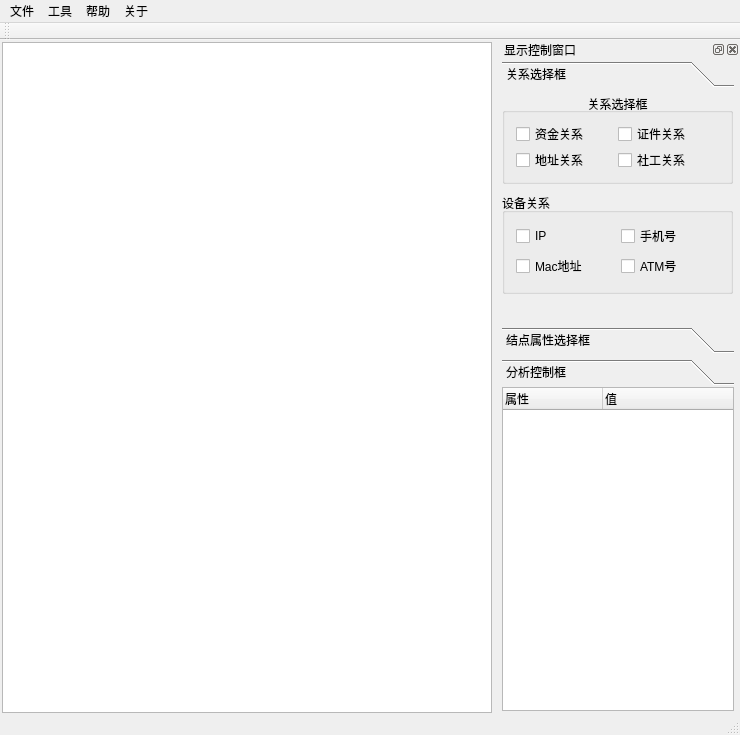
<?xml version="1.0" encoding="UTF-8"?>
<ui version="4.0">
 <class>MainWindow</class>
 <widget class="QMainWindow" name="MainWindow">
  <property name="geometry">
   <rect>
    <x>0</x>
    <y>0</y>
    <width>740</width>
    <height>735</height>
   </rect>
  </property>
  <property name="sizePolicy">
   <sizepolicy hsizetype="Expanding" vsizetype="Expanding">
    <horstretch>0</horstretch>
    <verstretch>0</verstretch>
   </sizepolicy>
  </property>
  <property name="focusPolicy">
   <enum>Qt::WheelFocus</enum>
  </property>
  <property name="windowTitle">
   <string>MainWindow</string>
  </property>
  <property name="windowIcon">
   <iconset resource="res/resources.qrc">
    <normaloff>:/res/appIcon.ico</normaloff>:/res/appIcon.ico</iconset>
  </property>
  <property name="layoutDirection">
   <enum>Qt::LeftToRight</enum>
  </property>
  <widget class="QWidget" name="centralWidget">
   <property name="sizePolicy">
    <sizepolicy hsizetype="Expanding" vsizetype="Expanding">
     <horstretch>100</horstretch>
     <verstretch>100</verstretch>
    </sizepolicy>
   </property>
   <property name="styleSheet">
    <string notr="true">gridline-color: rgb(0, 0, 0);</string>
   </property>
   <layout class="QVBoxLayout" name="verticalLayout">
    <property name="leftMargin">
     <number>2</number>
    </property>
    <property name="topMargin">
     <number>2</number>
    </property>
    <property name="rightMargin">
     <number>2</number>
    </property>
    <property name="bottomMargin">
     <number>0</number>
    </property>
    <item>
     <widget class="CCBView" name="view">
      <property name="palette">
       <palette>
        <active/>
        <inactive/>
        <disabled/>
       </palette>
      </property>
      <property name="autoFillBackground">
       <bool>true</bool>
      </property>
      <property name="lineWidth">
       <number>1</number>
      </property>
      <property name="verticalScrollBarPolicy">
       <enum>Qt::ScrollBarAsNeeded</enum>
      </property>
      <property name="horizontalScrollBarPolicy">
       <enum>Qt::ScrollBarAsNeeded</enum>
      </property>
      <property name="alignment">
       <set>Qt::AlignCenter</set>
      </property>
      <property name="dragMode">
       <enum>QGraphicsView::NoDrag</enum>
      </property>
      <property name="cacheMode">
       <set>QGraphicsView::CacheBackground</set>
      </property>
      <property name="resizeAnchor">
       <enum>QGraphicsView::AnchorUnderMouse</enum>
      </property>
     </widget>
    </item>
   </layout>
  </widget>
  <widget class="QMenuBar" name="menuBar">
   <property name="geometry">
    <rect>
     <x>0</x>
     <y>0</y>
     <width>740</width>
     <height>23</height>
    </rect>
   </property>
   <widget class="QMenu" name="fileMenu">
    <property name="title">
     <string>文件</string>
    </property>
    <addaction name="openAct"/>
    <addaction name="saveAsAct"/>
    <addaction name="saveAct"/>
   </widget>
   <widget class="QMenu" name="toolMenu">
    <property name="title">
     <string>工具</string>
    </property>
    <addaction name="findAct"/>
    <addaction name="YCAct"/>
    <addaction name="delAct"/>
    <addaction name="separator"/>
    <addaction name="palletAct"/>
    <addaction name="mergeAct"/>
    <addaction name="separator"/>
   </widget>
   <widget class="QMenu" name="helpMenu">
    <property name="title">
     <string>帮助</string>
    </property>
   </widget>
   <widget class="QMenu" name="aboutMenu">
    <property name="title">
     <string>关于</string>
    </property>
   </widget>
   <addaction name="fileMenu"/>
   <addaction name="toolMenu"/>
   <addaction name="helpMenu"/>
   <addaction name="aboutMenu"/>
  </widget>
  <widget class="QToolBar" name="mainToolBar">
   <attribute name="toolBarArea">
    <enum>TopToolBarArea</enum>
   </attribute>
   <attribute name="toolBarBreak">
    <bool>false</bool>
   </attribute>
  </widget>
  <widget class="QStatusBar" name="statusBar"/>
  <widget class="QDockWidget" name="attributeDock">
   <property name="sizePolicy">
    <sizepolicy hsizetype="Expanding" vsizetype="Expanding">
     <horstretch>0</horstretch>
     <verstretch>0</verstretch>
    </sizepolicy>
   </property>
   <property name="minimumSize">
    <size>
     <width>240</width>
     <height>666</height>
    </size>
   </property>
   <property name="maximumSize">
    <size>
     <width>240</width>
     <height>524287</height>
    </size>
   </property>
   <property name="toolTip">
    <string>&lt;html&gt;&lt;head/&gt;&lt;body&gt;&lt;p&gt;属性栏窗口&lt;/p&gt;&lt;/body&gt;&lt;/html&gt;</string>
   </property>
   <property name="layoutDirection">
    <enum>Qt::LeftToRight</enum>
   </property>
   <property name="autoFillBackground">
    <bool>true</bool>
   </property>
   <property name="floating">
    <bool>false</bool>
   </property>
   <property name="windowTitle">
    <string>显示控制窗口</string>
   </property>
   <attribute name="dockWidgetArea">
    <number>2</number>
   </attribute>
   <widget class="QWidget" name="mainDock">
    <property name="sizePolicy">
     <sizepolicy hsizetype="Expanding" vsizetype="Expanding">
      <horstretch>0</horstretch>
      <verstretch>0</verstretch>
     </sizepolicy>
    </property>
    <property name="layoutDirection">
     <enum>Qt::LeftToRight</enum>
    </property>
    <layout class="QGridLayout" name="gridLayout_4">
     <property name="leftMargin">
      <number>2</number>
     </property>
     <property name="topMargin">
      <number>2</number>
     </property>
     <property name="rightMargin">
      <number>6</number>
     </property>
     <property name="bottomMargin">
      <number>2</number>
     </property>
     <property name="spacing">
      <number>2</number>
     </property>
     <item row="2" column="0">
      <widget class="QTreeWidget" name="treeWidget">
       <property name="minimumSize">
        <size>
         <width>0</width>
         <height>150</height>
        </size>
       </property>
       <property name="columnCount">
        <number>2</number>
       </property>
       <column>
        <property name="text">
         <string>属性</string>
        </property>
       </column>
       <column>
        <property name="text">
         <string>值</string>
        </property>
       </column>
      </widget>
     </item>
     <item row="1" column="0">
      <widget class="QToolBox" name="toolBox">
       <property name="styleSheet">
        <string notr="true"/>
       </property>
       <property name="frameShape">
        <enum>QFrame::NoFrame</enum>
       </property>
       <property name="currentIndex">
        <number>0</number>
       </property>
       <widget class="QWidget" name="page_1">
        <property name="geometry">
         <rect>
          <x>0</x>
          <y>0</y>
          <width>232</width>
          <height>247</height>
         </rect>
        </property>
        <property name="styleSheet">
         <string notr="true"/>
        </property>
        <attribute name="label">
         <string>关系选择框</string>
        </attribute>
        <widget class="QGroupBox" name="relationBox">
         <property name="enabled">
          <bool>true</bool>
         </property>
         <property name="geometry">
          <rect>
           <x>0</x>
           <y>0</y>
           <width>231</width>
           <height>91</height>
          </rect>
         </property>
         <property name="sizePolicy">
          <sizepolicy hsizetype="Expanding" vsizetype="Expanding">
           <horstretch>0</horstretch>
           <verstretch>0</verstretch>
          </sizepolicy>
         </property>
         <property name="minimumSize">
          <size>
           <width>210</width>
           <height>0</height>
          </size>
         </property>
         <property name="title">
          <string>关系选择框</string>
         </property>
         <property name="alignment">
          <set>Qt::AlignCenter</set>
         </property>
         <layout class="QGridLayout" name="gridLayout">
          <item row="0" column="0">
           <widget class="QCheckBox" name="moneyRelationBox">
            <property name="minimumSize">
             <size>
              <width>103</width>
              <height>0</height>
             </size>
            </property>
            <property name="text">
             <string>资金关系</string>
            </property>
            <property name="checked">
             <bool>false</bool>
            </property>
            <attribute name="buttonGroup">
             <string notr="true">attrButtonGroup</string>
            </attribute>
           </widget>
          </item>
          <item row="0" column="1" colspan="2">
           <widget class="QCheckBox" name="idRelationBox">
            <property name="minimumSize">
             <size>
              <width>103</width>
              <height>0</height>
             </size>
            </property>
            <property name="text">
             <string>证件关系</string>
            </property>
            <property name="checked">
             <bool>false</bool>
            </property>
            <attribute name="buttonGroup">
             <string notr="true">attrButtonGroup</string>
            </attribute>
           </widget>
          </item>
          <item row="1" column="1">
           <widget class="QCheckBox" name="societyRealtionBox">
            <property name="minimumSize">
             <size>
              <width>103</width>
              <height>0</height>
             </size>
            </property>
            <property name="text">
             <string>社工关系</string>
            </property>
            <property name="checked">
             <bool>false</bool>
            </property>
            <attribute name="buttonGroup">
             <string notr="true">attrButtonGroup</string>
            </attribute>
           </widget>
          </item>
          <item row="1" column="0">
           <widget class="QCheckBox" name="addrBox">
            <property name="text">
             <string>地址关系</string>
            </property>
            <property name="checked">
             <bool>false</bool>
            </property>
            <attribute name="buttonGroup">
             <string notr="true">attrButtonGroup</string>
            </attribute>
           </widget>
          </item>
         </layout>
        </widget>
        <widget class="QGroupBox" name="devGroupBox">
         <property name="geometry">
          <rect>
           <x>0</x>
           <y>100</y>
           <width>231</width>
           <height>101</height>
          </rect>
         </property>
         <property name="title">
          <string>设备关系</string>
         </property>
         <property name="checkable">
          <bool>false</bool>
         </property>
         <layout class="QGridLayout" name="gridLayout_5">
          <item row="0" column="0">
           <widget class="QCheckBox" name="IPBox">
            <property name="text">
             <string>IP</string>
            </property>
            <property name="checked">
             <bool>false</bool>
            </property>
           </widget>
          </item>
          <item row="0" column="1">
           <widget class="QCheckBox" name="phoneBox">
            <property name="text">
             <string>手机号</string>
            </property>
            <property name="checked">
             <bool>false</bool>
            </property>
           </widget>
          </item>
          <item row="1" column="0">
           <widget class="QCheckBox" name="MacBox">
            <property name="text">
             <string>Mac地址</string>
            </property>
            <property name="checked">
             <bool>false</bool>
            </property>
           </widget>
          </item>
          <item row="1" column="1">
           <widget class="QCheckBox" name="ATMBox">
            <property name="text">
             <string>ATM号</string>
            </property>
            <property name="checked">
             <bool>false</bool>
            </property>
           </widget>
          </item>
         </layout>
        </widget>
       </widget>
       <widget class="QWidget" name="page_2">
        <property name="geometry">
         <rect>
          <x>0</x>
          <y>0</y>
          <width>232</width>
          <height>247</height>
         </rect>
        </property>
        <attribute name="label">
         <string>结点属性选择框</string>
        </attribute>
        <widget class="QGroupBox" name="attrBox">
         <property name="geometry">
          <rect>
           <x>0</x>
           <y>0</y>
           <width>232</width>
           <height>211</height>
          </rect>
         </property>
         <property name="sizePolicy">
          <sizepolicy hsizetype="Expanding" vsizetype="Expanding">
           <horstretch>0</horstretch>
           <verstretch>0</verstretch>
          </sizepolicy>
         </property>
         <property name="minimumSize">
          <size>
           <width>210</width>
           <height>0</height>
          </size>
         </property>
         <property name="title">
          <string>节点属性选择框</string>
         </property>
         <property name="alignment">
          <set>Qt::AlignCenter</set>
         </property>
         <property name="checkable">
          <bool>false</bool>
         </property>
         <property name="checked">
          <bool>false</bool>
         </property>
         <widget class="QCheckBox" name="hideLineBox">
          <property name="geometry">
           <rect>
            <x>10</x>
            <y>30</y>
            <width>103</width>
            <height>16</height>
           </rect>
          </property>
          <property name="minimumSize">
           <size>
            <width>103</width>
            <height>16</height>
           </size>
          </property>
          <property name="maximumSize">
           <size>
            <width>105</width>
            <height>16</height>
           </size>
          </property>
          <property name="baseSize">
           <size>
            <width>-31072</width>
            <height>0</height>
           </size>
          </property>
          <property name="text">
           <string>隐藏路径</string>
          </property>
          <attribute name="buttonGroup">
           <string notr="true">attrButtonGroup</string>
          </attribute>
         </widget>
         <widget class="QCheckBox" name="topLevelColorBox">
          <property name="geometry">
           <rect>
            <x>119</x>
            <y>30</y>
            <width>103</width>
            <height>16</height>
           </rect>
          </property>
          <property name="minimumSize">
           <size>
            <width>103</width>
            <height>16</height>
           </size>
          </property>
          <property name="maximumSize">
           <size>
            <width>105</width>
            <height>16</height>
           </size>
          </property>
          <property name="text">
           <string>首层着色</string>
          </property>
          <attribute name="buttonGroup">
           <string notr="true">attrButtonGroup</string>
          </attribute>
         </widget>
         <widget class="QCheckBox" name="nameBox">
          <property name="geometry">
           <rect>
            <x>10</x>
            <y>60</y>
            <width>103</width>
            <height>16</height>
           </rect>
          </property>
          <property name="minimumSize">
           <size>
            <width>103</width>
            <height>16</height>
           </size>
          </property>
          <property name="maximumSize">
           <size>
            <width>105</width>
            <height>16</height>
           </size>
          </property>
          <property name="accessibleName">
           <string>name</string>
          </property>
          <property name="text">
           <string>姓名</string>
          </property>
          <attribute name="buttonGroup">
           <string notr="true">attrButtonGroup</string>
          </attribute>
         </widget>
         <widget class="QCheckBox" name="idBox">
          <property name="geometry">
           <rect>
            <x>119</x>
            <y>60</y>
            <width>103</width>
            <height>16</height>
           </rect>
          </property>
          <property name="minimumSize">
           <size>
            <width>103</width>
            <height>16</height>
           </size>
          </property>
          <property name="maximumSize">
           <size>
            <width>105</width>
            <height>16</height>
           </size>
          </property>
          <property name="text">
           <string>证件号</string>
          </property>
          <property name="checkable">
           <bool>true</bool>
          </property>
          <property name="autoRepeat">
           <bool>true</bool>
          </property>
          <attribute name="buttonGroup">
           <string notr="true">attrButtonGroup</string>
          </attribute>
         </widget>
         <widget class="QCheckBox" name="customerNOBox">
          <property name="geometry">
           <rect>
            <x>10</x>
            <y>90</y>
            <width>103</width>
            <height>16</height>
           </rect>
          </property>
          <property name="minimumSize">
           <size>
            <width>103</width>
            <height>16</height>
           </size>
          </property>
          <property name="maximumSize">
           <size>
            <width>105</width>
            <height>16</height>
           </size>
          </property>
          <property name="text">
           <string>客户编号</string>
          </property>
          <attribute name="buttonGroup">
           <string notr="true">attrButtonGroup</string>
          </attribute>
         </widget>
         <widget class="QCheckBox" name="levelBox">
          <property name="geometry">
           <rect>
            <x>119</x>
            <y>90</y>
            <width>103</width>
            <height>16</height>
           </rect>
          </property>
          <property name="minimumSize">
           <size>
            <width>103</width>
            <height>16</height>
           </size>
          </property>
          <property name="maximumSize">
           <size>
            <width>105</width>
            <height>16</height>
           </size>
          </property>
          <property name="text">
           <string>最小层级</string>
          </property>
          <attribute name="buttonGroup">
           <string notr="true">attrButtonGroup</string>
          </attribute>
         </widget>
         <widget class="QCheckBox" name="moblieBox">
          <property name="geometry">
           <rect>
            <x>10</x>
            <y>120</y>
            <width>103</width>
            <height>16</height>
           </rect>
          </property>
          <property name="minimumSize">
           <size>
            <width>103</width>
            <height>16</height>
           </size>
          </property>
          <property name="maximumSize">
           <size>
            <width>105</width>
            <height>16</height>
           </size>
          </property>
          <property name="text">
           <string>手机号</string>
          </property>
          <attribute name="buttonGroup">
           <string notr="true">attrButtonGroup</string>
          </attribute>
         </widget>
         <widget class="QCheckBox" name="linkerNumBox">
          <property name="geometry">
           <rect>
            <x>119</x>
            <y>120</y>
            <width>103</width>
            <height>16</height>
           </rect>
          </property>
          <property name="minimumSize">
           <size>
            <width>103</width>
            <height>16</height>
           </size>
          </property>
          <property name="maximumSize">
           <size>
            <width>105</width>
            <height>16</height>
           </size>
          </property>
          <property name="text">
           <string>邻节点数</string>
          </property>
          <attribute name="buttonGroup">
           <string notr="true">attrButtonGroup</string>
          </attribute>
         </widget>
         <widget class="QCheckBox" name="emailBox">
          <property name="geometry">
           <rect>
            <x>10</x>
            <y>150</y>
            <width>103</width>
            <height>16</height>
           </rect>
          </property>
          <property name="minimumSize">
           <size>
            <width>103</width>
            <height>16</height>
           </size>
          </property>
          <property name="maximumSize">
           <size>
            <width>105</width>
            <height>16</height>
           </size>
          </property>
          <property name="baseSize">
           <size>
            <width>-31072</width>
            <height>0</height>
           </size>
          </property>
          <property name="text">
           <string>电子邮件</string>
          </property>
          <attribute name="buttonGroup">
           <string notr="true">attrButtonGroup</string>
          </attribute>
         </widget>
         <widget class="QCheckBox" name="bankAddrBox">
          <property name="geometry">
           <rect>
            <x>119</x>
            <y>150</y>
            <width>103</width>
            <height>16</height>
           </rect>
          </property>
          <property name="minimumSize">
           <size>
            <width>103</width>
            <height>16</height>
           </size>
          </property>
          <property name="maximumSize">
           <size>
            <width>105</width>
            <height>16</height>
           </size>
          </property>
          <property name="text">
           <string>开户地址</string>
          </property>
          <attribute name="buttonGroup">
           <string notr="true">attrButtonGroup</string>
          </attribute>
         </widget>
         <widget class="QCheckBox" name="cardNoBox">
          <property name="geometry">
           <rect>
            <x>10</x>
            <y>183</y>
            <width>71</width>
            <height>16</height>
           </rect>
          </property>
          <property name="text">
           <string>银行卡号</string>
          </property>
          <attribute name="buttonGroup">
           <string notr="true">attrButtonGroup</string>
          </attribute>
         </widget>
         <widget class="QPushButton" name="exceptBtn">
          <property name="geometry">
           <rect>
            <x>119</x>
            <y>180</y>
            <width>75</width>
            <height>23</height>
           </rect>
          </property>
          <property name="text">
           <string>例外</string>
          </property>
          <property name="checkable">
           <bool>true</bool>
          </property>
          <attribute name="buttonGroup">
           <string notr="true">attrButtonGroup</string>
          </attribute>
         </widget>
        </widget>
       </widget>
       <widget class="QWidget" name="page_3">
        <property name="geometry">
         <rect>
          <x>0</x>
          <y>0</y>
          <width>232</width>
          <height>247</height>
         </rect>
        </property>
        <attribute name="label">
         <string>分析控制框</string>
        </attribute>
        <widget class="QGroupBox" name="ctlBox">
         <property name="geometry">
          <rect>
           <x>10</x>
           <y>0</y>
           <width>221</width>
           <height>161</height>
          </rect>
         </property>
         <property name="sizePolicy">
          <sizepolicy hsizetype="Expanding" vsizetype="Expanding">
           <horstretch>0</horstretch>
           <verstretch>0</verstretch>
          </sizepolicy>
         </property>
         <property name="minimumSize">
          <size>
           <width>210</width>
           <height>0</height>
          </size>
         </property>
         <property name="title">
          <string>分析控制框</string>
         </property>
         <property name="alignment">
          <set>Qt::AlignCenter</set>
         </property>
         <layout class="QGridLayout" name="gridLayout_3">
          <item row="2" column="1">
           <widget class="QSpinBox" name="linkerNumSpinBox">
            <property name="minimumSize">
             <size>
              <width>102</width>
              <height>20</height>
             </size>
            </property>
            <property name="maximumSize">
             <size>
              <width>105</width>
              <height>20</height>
             </size>
            </property>
            <property name="maximum">
             <number>5000</number>
            </property>
            <property name="value">
             <number>0</number>
            </property>
           </widget>
          </item>
          <item row="2" column="0">
           <widget class="QLabel" name="linkerNumLabel">
            <property name="minimumSize">
             <size>
              <width>103</width>
              <height>0</height>
             </size>
            </property>
            <property name="maximumSize">
             <size>
              <width>105</width>
              <height>16777215</height>
             </size>
            </property>
            <property name="text">
             <string>隐藏邻节点少于</string>
            </property>
           </widget>
          </item>
          <item row="3" column="0">
           <widget class="QLabel" name="sizeLabel">
            <property name="minimumSize">
             <size>
              <width>103</width>
              <height>0</height>
             </size>
            </property>
            <property name="maximumSize">
             <size>
              <width>105</width>
              <height>16777215</height>
             </size>
            </property>
            <property name="text">
             <string>调整结点大小</string>
            </property>
           </widget>
          </item>
          <item row="3" column="1">
           <widget class="QSpinBox" name="fontSizeBox">
            <property name="minimumSize">
             <size>
              <width>102</width>
              <height>20</height>
             </size>
            </property>
            <property name="maximumSize">
             <size>
              <width>105</width>
              <height>20</height>
             </size>
            </property>
            <property name="minimum">
             <number>5</number>
            </property>
            <property name="maximum">
             <number>1000</number>
            </property>
            <property name="value">
             <number>12</number>
            </property>
           </widget>
          </item>
          <item row="4" column="0">
           <widget class="QLabel" name="nodeDisLabel">
            <property name="text">
             <string>调整结点间距</string>
            </property>
           </widget>
          </item>
          <item row="4" column="1">
           <widget class="QSpinBox" name="nodeDisBOx">
            <property name="sizePolicy">
             <sizepolicy hsizetype="Expanding" vsizetype="Expanding">
              <horstretch>0</horstretch>
              <verstretch>0</verstretch>
             </sizepolicy>
            </property>
            <property name="minimumSize">
             <size>
              <width>102</width>
              <height>0</height>
             </size>
            </property>
            <property name="maximum">
             <number>9999</number>
            </property>
            <property name="value">
             <number>20</number>
            </property>
           </widget>
          </item>
          <item row="0" column="0">
           <widget class="QCheckBox" name="someNetBox">
            <property name="minimumSize">
             <size>
              <width>103</width>
              <height>16</height>
             </size>
            </property>
            <property name="maximumSize">
             <size>
              <width>105</width>
              <height>16</height>
             </size>
            </property>
            <property name="text">
             <string>结点寻径</string>
            </property>
           </widget>
          </item>
          <item row="1" column="0">
           <widget class="QLineEdit" name="editFindNode">
            <property name="text">
             <string/>
            </property>
           </widget>
          </item>
          <item row="1" column="1">
           <widget class="QPushButton" name="findNodeBtn">
            <property name="text">
             <string>定点寻径</string>
            </property>
           </widget>
          </item>
         </layout>
        </widget>
       </widget>
      </widget>
     </item>
    </layout>
   </widget>
  </widget>
  <action name="openAct">
   <property name="icon">
    <iconset resource="res/resources.qrc">
     <normaloff>:/res/open.png</normaloff>:/res/open.png</iconset>
   </property>
   <property name="text">
    <string>打开</string>
   </property>
   <property name="toolTip">
    <string>打开</string>
   </property>
  </action>
  <action name="saveAsAct">
   <property name="icon">
    <iconset resource="res/resources.qrc">
     <normaloff>:/res/saveas.png</normaloff>:/res/saveas.png</iconset>
   </property>
   <property name="text">
    <string>另存为</string>
   </property>
   <property name="toolTip">
    <string>另存为</string>
   </property>
  </action>
  <action name="saveAct">
   <property name="icon">
    <iconset resource="res/resources.qrc">
     <normaloff>:/res/save.png</normaloff>:/res/save.png</iconset>
   </property>
   <property name="text">
    <string>保存</string>
   </property>
   <property name="toolTip">
    <string>保存</string>
   </property>
  </action>
  <action name="delAct">
   <property name="checkable">
    <bool>true</bool>
   </property>
   <property name="icon">
    <iconset resource="res/resources.qrc">
     <normaloff>:/res/delete.png</normaloff>:/res/delete.png</iconset>
   </property>
   <property name="text">
    <string>删除结点</string>
   </property>
   <property name="toolTip">
    <string>删除结点</string>
   </property>
  </action>
  <action name="findAct">
   <property name="text">
    <string>查找结点</string>
   </property>
  </action>
  <action name="YCAct">
   <property name="checkable">
    <bool>true</bool>
   </property>
   <property name="text">
    <string>隐藏结点</string>
   </property>
  </action>
  <action name="palletAct">
   <property name="checkable">
    <bool>true</bool>
   </property>
   <property name="text">
    <string>调色板</string>
   </property>
   <property name="toolTip">
    <string>调色板</string>
   </property>
  </action>
  <action name="mergeAct">
   <property name="checkable">
    <bool>true</bool>
   </property>
   <property name="text">
    <string>合并</string>
   </property>
   <property name="toolTip">
    <string>合并</string>
   </property>
  </action>
 </widget>
 <layoutdefault spacing="6" margin="11"/>
 <customwidgets>
  <customwidget>
   <class>CCBView</class>
   <extends>QGraphicsView</extends>
   <header>ccbview.h</header>
  </customwidget>
 </customwidgets>
 <resources>
  <include location="res/resources.qrc"/>
 </resources>
 <connections/>
 <buttongroups>
  <buttongroup name="attrButtonGroup">
   <property name="exclusive">
    <bool>false</bool>
   </property>
  </buttongroup>
 </buttongroups>
</ui>
